Frame 1 (no input): blank canvas, image omitted
Frame 60 (the mouse pressed at the canvas centre just before this capture): blank canvas, image omitted
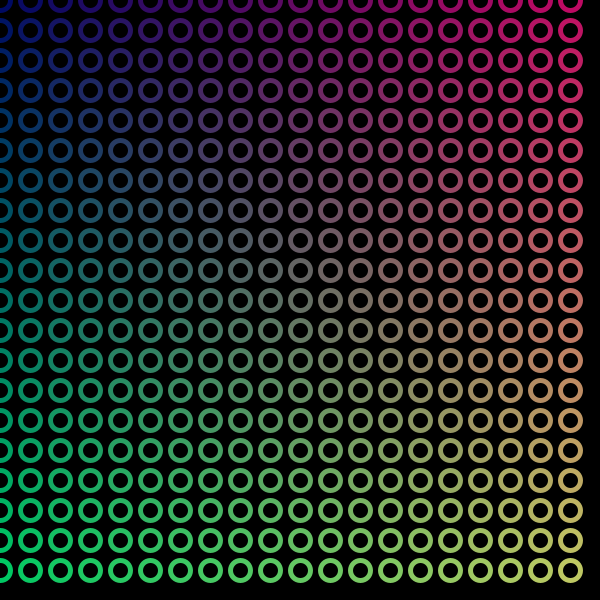
Frame 120 (the mouse held since frame 60 and released just before this capture)

The Processing sketch whose frames 1 and 60 were blank and that drew this single picture after the mouse press (run headless with seeded random() and noise(); from frame 60 on, the mouse is pressed at the canvas centre):

// Processing sketch: interaction_003_mouse_tiling
// ── interaction_003_mouse_tiling.pde
float tileCount = 20;
color circleColor = color(0);
int circleAlpha = 180;
int actRandomSeed = 0;

void setup(){
  size(600, 600);
}

void draw() {

  background(0);
  smooth();
  noFill();
  
  // @reference
  // http://www.musashinodenpa.com/p5/index.php?pos=463
//  randomSeed(actRandomSeed);

  stroke(0);
  strokeWeight(mouseX/60);

  for (int gridY=0; gridY<tileCount; gridY++) {
    for (int gridX=0; gridX<tileCount; gridX++) {
      float posX = width/tileCount * gridX;
      float posY = height/tileCount * gridY;
      stroke(gridX * 10, 10 + gridY * 10, 99);
      ellipse(posX, posY, mouseY/15, mouseY/15);
    }
  }
}
